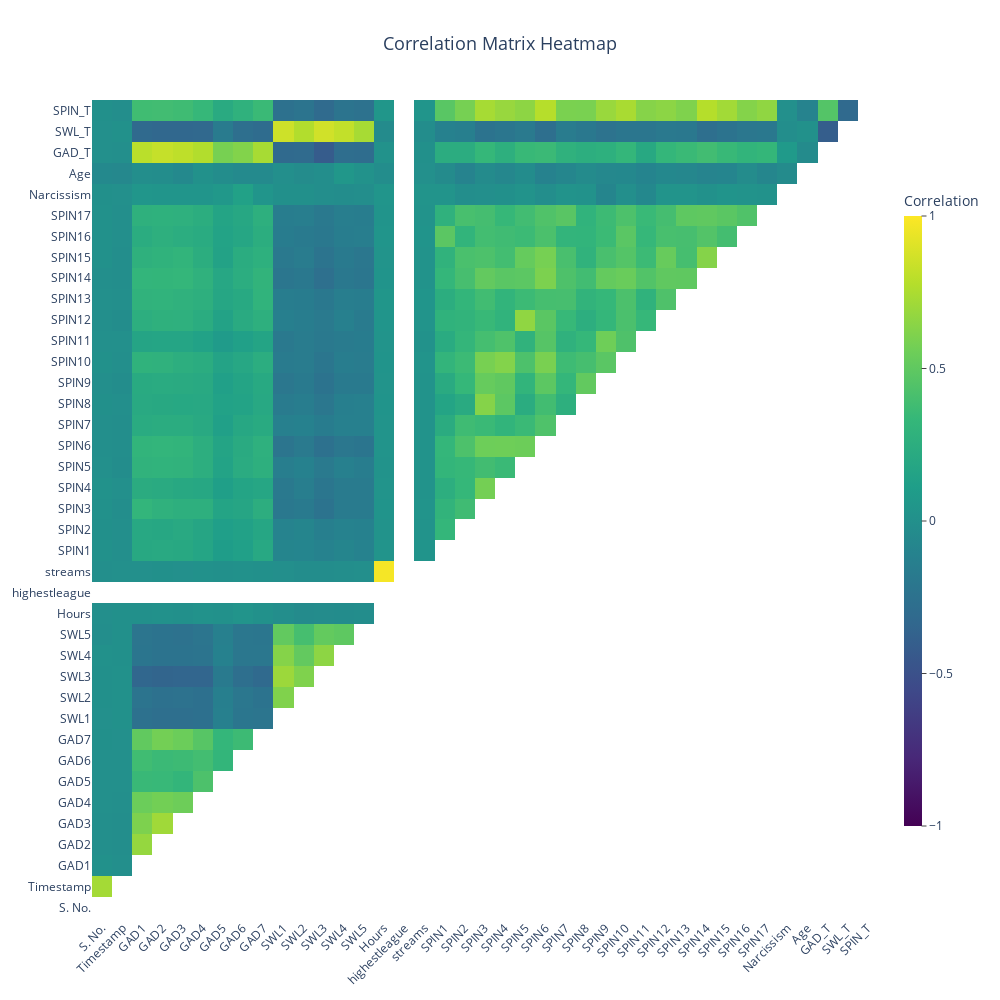

Source (notebook cell):
### Code cell
df = pd.read_csv("C:/Program Files/R Files/anxiety.csv", encoding = 'ISO-8859-1')
import numpy as np
import pandas as pd
import plotly.graph_objects as go
corr = df.corr()
mask = np.triu(np.ones_like(corr, dtype=bool))
corr_masked = pd.DataFrame(corr).where(~mask, np.nan)  
size = max(600, min(50 * len(corr.columns), 1000))
fig = go.Figure(data=go.Heatmap(
    z=corr_masked,
    x=corr.columns,
    y=corr.columns,
    colorscale='Viridis',
    zmin=-1,
    zmax=1,
    zmid=0,
    colorbar=dict(
        len=0.8, 
        thickness=18, 
        title="Correlation",
        ticks="outside",
        ticklen=5
    )
))
fig.update_layout(
    title=dict(
        text='Correlation Matrix Heatmap',
        font=dict(size=18),
        x=0.5
    ),
    xaxis=dict(
        tickangle=-45,
        showgrid=False,
        zeroline=False
    ),
    yaxis=dict(
        showgrid=False,
        zeroline=False
    ),
    plot_bgcolor="white",
    width=size,
    height=size,
    template='plotly_white'
)
fig.show()

### Figure 1 — Plotly figure (JSON) as saved in the notebook; plotly's stock layout.template omitted (floating-point values rounded to 4 significant figures; data arrays with more than 128 entries replaced by an {"elided": "..."} marker saying what was removed)
{"data": [{"colorbar": {"len": 0.8, "thickness": 18, "ticklen": 5, "ticks": "outside", "title": {"text": "Correlation"}}, "colorscale": [[0, "#440154"], [0.1111, "#482878"], [0.2222, "#3e4989"], [0.3333, "#31688e"], [0.4444, "#26828e"], [0.5556, "#1f9e89"], [0.6667, "#35b779"], [0.7778, "#6ece58"], [0.8889, "#b5de2b"], [1, "#fde725"]], "type": "heatmap", "x": ["S. No.", "Timestamp", "GAD1", "GAD2", "GAD3", "GAD4", "GAD5", "GAD6", "GAD7", "SWL1", "SWL2", "SWL3", "SWL4", "SWL5", "Hours", "highestleague", "streams", "SPIN1", "SPIN2", "SPIN3", "SPIN4", "SPIN5", "SPIN6", "SPIN7", "SPIN8", "SPIN9", "SPIN10", "SPIN11", "SPIN12", "SPIN13", "SPIN14", "SPIN15", "SPIN16", "SPIN17", "Narcissism", "Age", "GAD_T", "SWL_T", "SPIN_T"], "y": ["S. No.", "Timestamp", "GAD1", "GAD2", "GAD3", "GAD4", "GAD5", "GAD6", "GAD7", "SWL1", "SWL2", "SWL3", "SWL4", "SWL5", "Hours", "highestleague", "streams", "SPIN1", "SPIN2", "SPIN3", "SPIN4", "SPIN5", "SPIN6", "SPIN7", "SPIN8", "SPIN9", "SPIN10", "SPIN11", "SPIN12", "SPIN13", "SPIN14", "SPIN15", "SPIN16", "SPIN17", "Narcissism", "Age", "GAD_T", "SWL_T", "SPIN_T"], "z": {"elided": "39x39 float values"}, "zmax": 1, "zmid": 0, "zmin": -1}], "layout": {"height": 1000, "plot_bgcolor": "white", "title": {"font": {"size": 18}, "text": "Correlation Matrix Heatmap", "x": 0.5}, "width": 1000, "xaxis": {"showgrid": false, "tickangle": -45, "zeroline": false}, "yaxis": {"showgrid": false, "zeroline": false}}}
